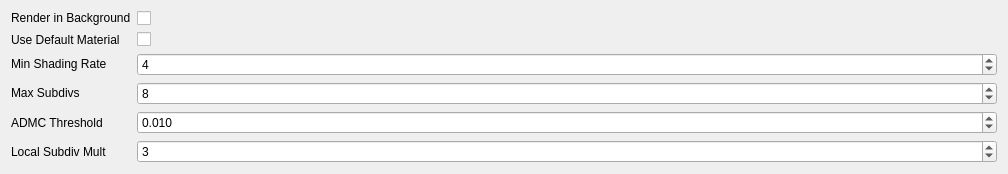
<?xml version="1.0" encoding="UTF-8"?>
<ui version="4.0">
 <class>Form</class>
 <widget class="QWidget" name="Form">
  <property name="geometry">
   <rect>
    <x>0</x>
    <y>0</y>
    <width>1008</width>
    <height>156</height>
   </rect>
  </property>
  <property name="sizePolicy">
   <sizepolicy hsizetype="Expanding" vsizetype="Expanding">
    <horstretch>0</horstretch>
    <verstretch>0</verstretch>
   </sizepolicy>
  </property>
  <property name="windowTitle">
   <string>Form</string>
  </property>
  <layout class="QGridLayout" name="gridLayout">
   <item row="0" column="0">
    <layout class="QGridLayout" name="gridLayout_11">
     <item row="3" column="0">
      <widget class="QLabel" name="bake_max_subdivs_label">
       <property name="sizePolicy">
        <sizepolicy hsizetype="Fixed" vsizetype="Fixed">
         <horstretch>0</horstretch>
         <verstretch>0</verstretch>
        </sizepolicy>
       </property>
       <property name="text">
        <string>Max Subdivs</string>
       </property>
      </widget>
     </item>
     <item row="4" column="1">
      <widget class="QDoubleSpinBox" name="bake_admc_threshold_spinbox">
       <property name="decimals">
        <number>3</number>
       </property>
       <property name="minimum">
        <double>0.001000000000000</double>
       </property>
       <property name="maximum">
        <double>1.000000000000000</double>
       </property>
       <property name="singleStep">
        <double>0.001000000000000</double>
       </property>
       <property name="value">
        <double>0.010000000000000</double>
       </property>
      </widget>
     </item>
     <item row="5" column="0">
      <widget class="QLabel" name="bake_local_subdivs_mult_label">
       <property name="text">
        <string>Local Subdiv Mult</string>
       </property>
      </widget>
     </item>
     <item row="4" column="0">
      <widget class="QLabel" name="bake_admc_threshold_label">
       <property name="text">
        <string>ADMC Threshold</string>
       </property>
      </widget>
     </item>
     <item row="2" column="0">
      <widget class="QLabel" name="bake_min_shading_rate_label">
       <property name="sizePolicy">
        <sizepolicy hsizetype="Fixed" vsizetype="Fixed">
         <horstretch>0</horstretch>
         <verstretch>0</verstretch>
        </sizepolicy>
       </property>
       <property name="text">
        <string>Min Shading Rate</string>
       </property>
      </widget>
     </item>
     <item row="2" column="1">
      <widget class="QSpinBox" name="bake_min_shading_rate_spinbox">
       <property name="sizePolicy">
        <sizepolicy hsizetype="Expanding" vsizetype="Fixed">
         <horstretch>0</horstretch>
         <verstretch>0</verstretch>
        </sizepolicy>
       </property>
       <property name="value">
        <number>4</number>
       </property>
      </widget>
     </item>
     <item row="0" column="1">
      <widget class="QCheckBox" name="bake_background_render_checkbox">
       <property name="sizePolicy">
        <sizepolicy hsizetype="Expanding" vsizetype="Fixed">
         <horstretch>0</horstretch>
         <verstretch>0</verstretch>
        </sizepolicy>
       </property>
       <property name="text">
        <string/>
       </property>
      </widget>
     </item>
     <item row="0" column="0">
      <widget class="QLabel" name="bake_background_render_label">
       <property name="sizePolicy">
        <sizepolicy hsizetype="Fixed" vsizetype="Fixed">
         <horstretch>0</horstretch>
         <verstretch>0</verstretch>
        </sizepolicy>
       </property>
       <property name="text">
        <string>Render in Background</string>
       </property>
      </widget>
     </item>
     <item row="5" column="1">
      <widget class="QSpinBox" name="bake_local_subdivs_mult_spinbox">
       <property name="minimum">
        <number>1</number>
       </property>
       <property name="maximum">
        <number>8</number>
       </property>
       <property name="value">
        <number>3</number>
       </property>
      </widget>
     </item>
     <item row="3" column="1">
      <widget class="QSpinBox" name="bake_max_subdivs_spinbox">
       <property name="sizePolicy">
        <sizepolicy hsizetype="Expanding" vsizetype="Fixed">
         <horstretch>0</horstretch>
         <verstretch>0</verstretch>
        </sizepolicy>
       </property>
       <property name="value">
        <number>8</number>
       </property>
      </widget>
     </item>
     <item row="1" column="1">
      <widget class="QCheckBox" name="bake_use_default_material_checkbox">
       <property name="text">
        <string/>
       </property>
      </widget>
     </item>
     <item row="1" column="0">
      <widget class="QLabel" name="bake_use_default_material_label">
       <property name="text">
        <string>Use Default Material</string>
       </property>
      </widget>
     </item>
    </layout>
   </item>
  </layout>
 </widget>
 <resources/>
 <connections/>
</ui>
